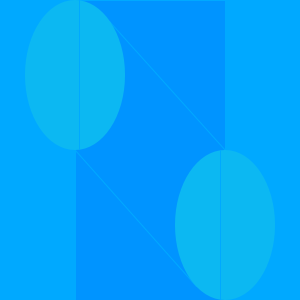
Frame 1 (no input)
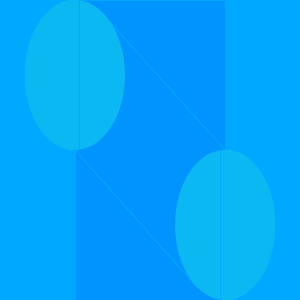
Frame 60 (the mouse pressed at the canvas centre just before this capture)
Frame 120 (the mouse held since frame 60 and released just before this capture): identical to frame 60, image omitted

The Processing sketch that drew these frames (run headless with seeded random() and noise(); from frame 60 on, the mouse is pressed at the canvas centre):

// Processing sketch: ejercicio04
// ── ejercicio04.pde
// ***********************************************
// * Alumno: Joaquin Romera                      *
// * Legajo: 24169                               *
// * Ejercicio Nro: 04                           *
// * Asignatura: Taller de Integración de tecno..*
// * Carrera: Musica y Tecnologia                *
// * Institución: UNQ                            *
// * Año: 2018                                   *
// ***********************************************

int red = 200;
int green = 100;
int blue = 100;

int masRojo = red + 5;
int masVerde = green + 5;
int masAzul = blue + 5;

int offset = 5;

void setup(){
  colorMode(HSB,360,100,100,100);
  background(red,green,blue);
  size(300,300);
  noCursor();
  smooth();
}

void draw(){
  // Rectangulo central
  stroke(red,green,blue);
  fill(masRojo,masVerde,masAzul);
  rect(75,0,150,300);
  
  // Lineas
  stroke(red,green,blue);
  fill(100,200,100);
  line(109,21,225,150);
  
  stroke(red,green,blue);
  fill(100,200,100);
  line(75,150,196,286);
  
  // Elipses
  noStroke();
  fill(red - offset,green - offset,blue - offset);
  ellipse(75,75,100,150);
  
  noStroke();
  fill(red - offset,green - offset,blue - offset);
  ellipse(225,225,100,150);
  
  // Lineas
  stroke(200,100,100);
  fill(100,200,100);
  line(79,0,79,149);
  
  stroke(200,100,100);
  fill(100,200,100);
  line(220,150,220,300);
}
